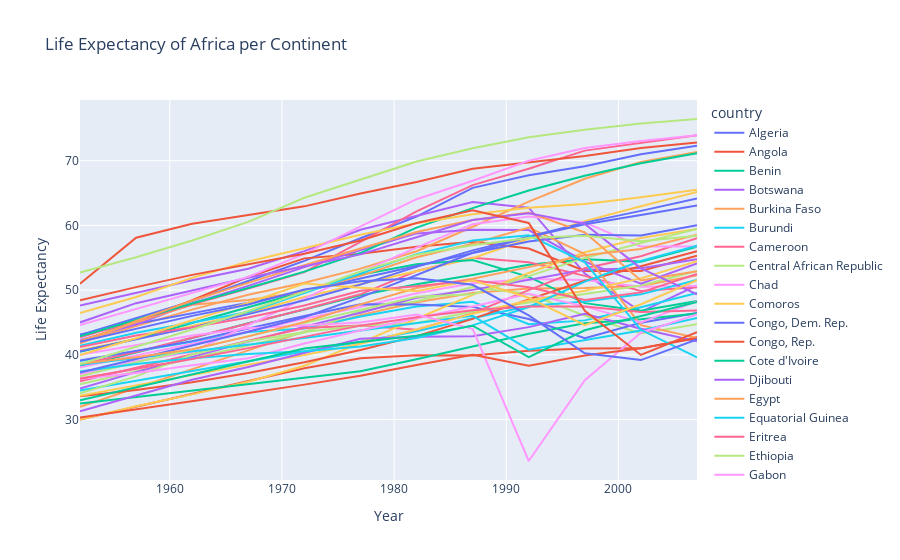

Notebook source saved alongside this figure:
### Code cell
# Now, just using the filtered dataframe above and creating a new visualization
# Because we captured the user's selection in a variable, we can use an f-string to make that selection a part of the title!

gap_filter = px.line(fil_gap, x='year', y='lifeExp', color='country', title=f'Life Expectancy of {continent_select} per Continent', 
                      labels={'year':'Year', 'lifeExp': 'Life Expectancy'})
gap_filter.show()

### Figure 1 — Plotly figure (JSON) as saved in the notebook; plotly's stock layout.template omitted (floating-point values rounded to 4 significant figures)
{"data": [{"hovertemplate": "country=Algeria<br>Year=%{x}<br>Life Expectancy=%{y}<extra></extra>", "legendgroup": "Algeria", "line": {"color": "#636efa", "dash": "solid"}, "marker": {"symbol": "circle"}, "mode": "lines", "name": "Algeria", "orientation": "v", "showlegend": true, "type": "scatter", "x": [1952, 1957, 1962, 1967, 1972, 1977, 1982, 1987, 1992, 1997, 2002, 2007], "xaxis": "x", "y": [43.08, 45.69, 48.3, 51.41, 54.52, 58.01, 61.37, 65.8, 67.74, 69.15, 70.99, 72.3], "yaxis": "y"}, {"hovertemplate": "country=Angola<br>Year=%{x}<br>Life Expectancy=%{y}<extra></extra>", "legendgroup": "Angola", "line": {"color": "#EF553B", "dash": "solid"}, "marker": {"symbol": "circle"}, "mode": "lines", "name": "Angola", "orientation": "v", "showlegend": true, "type": "scatter", "x": [1952, 1957, 1962, 1967, 1972, 1977, 1982, 1987, 1992, 1997, 2002, 2007], "xaxis": "x", "y": [30.02, 32.0, 34, 35.98, 37.93, 39.48, 39.94, 39.91, 40.65, 40.96, 41.0, 42.73], "yaxis": "y"}, {"hovertemplate": "country=Benin<br>Year=%{x}<br>Life Expectancy=%{y}<extra></extra>", "legendgroup": "Benin", "line": {"color": "#00cc96", "dash": "solid"}, "marker": {"symbol": "circle"}, "mode": "lines", "name": "Benin", "orientation": "v", "showlegend": true, "type": "scatter", "x": [1952, 1957, 1962, 1967, 1972, 1977, 1982, 1987, 1992, 1997, 2002, 2007], "xaxis": "x", "y": [38.22, 40.36, 42.62, 44.88, 47.01, 49.19, 50.9, 52.34, 53.92, 54.78, 54.41, 56.73], "yaxis": "y"}, {"hovertemplate": "country=Botswana<br>Year=%{x}<br>Life Expectancy=%{y}<extra></extra>", "legendgroup": "Botswana", "line": {"color": "#ab63fa", "dash": "solid"}, "marker": {"symbol": "circle"}, "mode": "lines", "name": "Botswana", "orientation": "v", "showlegend": true, "type": "scatter", "x": [1952, 1957, 1962, 1967, 1972, 1977, 1982, 1987, 1992, 1997, 2002, 2007], "xaxis": "x", "y": [47.62, 49.62, 51.52, 53.3, 56.02, 59.32, 61.48, 63.62, 62.74, 52.56, 46.63, 50.73], "yaxis": "y"}, {"hovertemplate": "country=Burkina Faso<br>Year=%{x}<br>Life Expectancy=%{y}<extra></extra>", "legendgroup": "Burkina Faso", "line": {"color": "#FFA15A", "dash": "solid"}, "marker": {"symbol": "circle"}, "mode": "lines", "name": "Burkina Faso", "orientation": "v", "showlegend": true, "type": "scatter", "x": [1952, 1957, 1962, 1967, 1972, 1977, 1982, 1987, 1992, 1997, 2002, 2007], "xaxis": "x", "y": [31.98, 34.91, 37.81, 40.7, 43.59, 46.14, 48.12, 49.56, 50.26, 50.32, 50.65, 52.3], "yaxis": "y"}, {"hovertemplate": "country=Burundi<br>Year=%{x}<br>Life Expectancy=%{y}<extra></extra>", "legendgroup": "Burundi", "line": {"color": "#19d3f3", "dash": "solid"}, "marker": {"symbol": "circle"}, "mode": "lines", "name": "Burundi", "orientation": "v", "showlegend": true, "type": "scatter", "x": [1952, 1957, 1962, 1967, 1972, 1977, 1982, 1987, 1992, 1997, 2002, 2007], "xaxis": "x", "y": [39.03, 40.53, 42.05, 43.55, 44.06, 45.91, 47.47, 48.21, 44.74, 45.33, 47.36, 49.58], "yaxis": "y"}, {"hovertemplate": "country=Cameroon<br>Year=%{x}<br>Life Expectancy=%{y}<extra></extra>", "legendgroup": "Cameroon", "line": {"color": "#FF6692", "dash": "solid"}, "marker": {"symbol": "circle"}, "mode": "lines", "name": "Cameroon", "orientation": "v", "showlegend": true, "type": "scatter", "x": [1952, 1957, 1962, 1967, 1972, 1977, 1982, 1987, 1992, 1997, 2002, 2007], "xaxis": "x", "y": [38.52, 40.43, 42.64, 44.8, 47.05, 49.35, 52.96, 54.98, 54.31, 52.2, 49.86, 50.43], "yaxis": "y"}, {"hovertemplate": "country=Central African Republic<br>Year=%{x}<br>Life Expectancy=%{y}<extra></extra>", "legendgroup": "Central African Republic", "line": {"color": "#B6E880", "dash": "solid"}, "marker": {"symbol": "circle"}, "mode": "lines", "name": "Central African Republic", "orientation": "v", "showlegend": true, "type": "scatter", "x": [1952, 1957, 1962, 1967, 1972, 1977, 1982, 1987, 1992, 1997, 2002, 2007], "xaxis": "x", "y": [35.46, 37.46, 39.48, 41.48, 43.46, 46.77, 48.3, 50.48, 49.4, 46.07, 43.31, 44.74], "yaxis": "y"}, {"hovertemplate": "country=Chad<br>Year=%{x}<br>Life Expectancy=%{y}<extra></extra>", "legendgroup": "Chad", "line": {"color": "#FF97FF", "dash": "solid"}, "marker": {"symbol": "circle"}, "mode": "lines", "name": "Chad", "orientation": "v", "showlegend": true, "type": "scatter", "x": [1952, 1957, 1962, 1967, 1972, 1977, 1982, 1987, 1992, 1997, 2002, 2007], "xaxis": "x", "y": [38.09, 39.88, 41.72, 43.6, 45.57, 47.38, 49.52, 51.05, 51.72, 51.57, 50.52, 50.65], "yaxis": "y"}, {"hovertemplate": "country=Comoros<br>Year=%{x}<br>Life Expectancy=%{y}<extra></extra>", "legendgroup": "Comoros", "line": {"color": "#FECB52", "dash": "solid"}, "marker": {"symbol": "circle"}, "mode": "lines", "name": "Comoros", "orientation": "v", "showlegend": true, "type": "scatter", "x": [1952, 1957, 1962, 1967, 1972, 1977, 1982, 1987, 1992, 1997, 2002, 2007], "xaxis": "x", "y": [40.72, 42.46, 44.47, 46.47, 48.94, 50.94, 52.93, 54.93, 57.94, 60.66, 62.97, 65.15], "yaxis": "y"}, {"hovertemplate": "country=Congo, Dem. Rep.<br>Year=%{x}<br>Life Expectancy=%{y}<extra></extra>", "legendgroup": "Congo, Dem. Rep.", "line": {"color": "#636efa", "dash": "solid"}, "marker": {"symbol": "circle"}, "mode": "lines", "name": "Congo, Dem. Rep.", "orientation": "v", "showlegend": true, "type": "scatter", "x": [1952, 1957, 1962, 1967, 1972, 1977, 1982, 1987, 1992, 1997, 2002, 2007], "xaxis": "x", "y": [39.14, 40.65, 42.12, 44.06, 45.99, 47.8, 47.78, 47.41, 45.55, 42.59, 44.97, 46.46], "yaxis": "y"}, {"hovertemplate": "country=Congo, Rep.<br>Year=%{x}<br>Life Expectancy=%{y}<extra></extra>", "legendgroup": "Congo, Rep.", "line": {"color": "#EF553B", "dash": "solid"}, "marker": {"symbol": "circle"}, "mode": "lines", "name": "Congo, Rep.", "orientation": "v", "showlegend": true, "type": "scatter", "x": [1952, 1957, 1962, 1967, 1972, 1977, 1982, 1987, 1992, 1997, 2002, 2007], "xaxis": "x", "y": [42.11, 45.05, 48.44, 52.04, 54.91, 55.62, 56.7, 57.47, 56.43, 52.96, 52.97, 55.32], "yaxis": "y"}, {"hovertemplate": "country=Cote d'Ivoire<br>Year=%{x}<br>Life Expectancy=%{y}<extra></extra>", "legendgroup": "Cote d'Ivoire", "line": {"color": "#00cc96", "dash": "solid"}, "marker": {"symbol": "circle"}, "mode": "lines", "name": "Cote d'Ivoire", "orientation": "v", "showlegend": true, "type": "scatter", "x": [1952, 1957, 1962, 1967, 1972, 1977, 1982, 1987, 1992, 1997, 2002, 2007], "xaxis": "x", "y": [40.48, 42.47, 44.93, 47.35, 49.8, 52.37, 53.98, 54.66, 52.04, 47.99, 46.83, 48.33], "yaxis": "y"}, {"hovertemplate": "country=Djibouti<br>Year=%{x}<br>Life Expectancy=%{y}<extra></extra>", "legendgroup": "Djibouti", "line": {"color": "#ab63fa", "dash": "solid"}, "marker": {"symbol": "circle"}, "mode": "lines", "name": "Djibouti", "orientation": "v", "showlegend": true, "type": "scatter", "x": [1952, 1957, 1962, 1967, 1972, 1977, 1982, 1987, 1992, 1997, 2002, 2007], "xaxis": "x", "y": [34.81, 37.33, 39.69, 42.07, 44.37, 46.52, 48.81, 50.04, 51.6, 53.16, 53.37, 54.79], "yaxis": "y"}, {"hovertemplate": "country=Egypt<br>Year=%{x}<br>Life Expectancy=%{y}<extra></extra>", "legendgroup": "Egypt", "line": {"color": "#FFA15A", "dash": "solid"}, "marker": {"symbol": "circle"}, "mode": "lines", "name": "Egypt", "orientation": "v", "showlegend": true, "type": "scatter", "x": [1952, 1957, 1962, 1967, 1972, 1977, 1982, 1987, 1992, 1997, 2002, 2007], "xaxis": "x", "y": [41.89, 44.44, 46.99, 49.29, 51.14, 53.32, 56.01, 59.8, 63.67, 67.22, 69.81, 71.34], "yaxis": "y"}, {"hovertemplate": "country=Equatorial Guinea<br>Year=%{x}<br>Life Expectancy=%{y}<extra></extra>", "legendgroup": "Equatorial Guinea", "line": {"color": "#19d3f3", "dash": "solid"}, "marker": {"symbol": "circle"}, "mode": "lines", "name": "Equatorial Guinea", "orientation": "v", "showlegend": true, "type": "scatter", "x": [1952, 1957, 1962, 1967, 1972, 1977, 1982, 1987, 1992, 1997, 2002, 2007], "xaxis": "x", "y": [34.48, 35.98, 37.48, 38.99, 40.52, 42.02, 43.66, 45.66, 47.55, 48.24, 49.35, 51.58], "yaxis": "y"}, {"hovertemplate": "country=Eritrea<br>Year=%{x}<br>Life Expectancy=%{y}<extra></extra>", "legendgroup": "Eritrea", "line": {"color": "#FF6692", "dash": "solid"}, "marker": {"symbol": "circle"}, "mode": "lines", "name": "Eritrea", "orientation": "v", "showlegend": true, "type": "scatter", "x": [1952, 1957, 1962, 1967, 1972, 1977, 1982, 1987, 1992, 1997, 2002, 2007], "xaxis": "x", "y": [35.93, 38.05, 40.16, 42.19, 44.14, 44.53, 43.89, 46.45, 49.99, 53.38, 55.24, 58.04], "yaxis": "y"}, {"hovertemplate": "country=Ethiopia<br>Year=%{x}<br>Life Expectancy=%{y}<extra></extra>", "legendgroup": "Ethiopia", "line": {"color": "#B6E880", "dash": "solid"}, "marker": {"symbol": "circle"}, "mode": "lines", "name": "Ethiopia", "orientation": "v", "showlegend": true, "type": "scatter", "x": [1952, 1957, 1962, 1967, 1972, 1977, 1982, 1987, 1992, 1997, 2002, 2007], "xaxis": "x", "y": [34.08, 36.67, 40.06, 42.12, 43.52, 44.51, 44.92, 46.68, 48.09, 49.4, 50.73, 52.95], "yaxis": "y"}, {"hovertemplate": "country=Gabon<br>Year=%{x}<br>Life Expectancy=%{y}<extra></extra>", "legendgroup": "Gabon", "line": {"color": "#FF97FF", "dash": "solid"}, "marker": {"symbol": "circle"}, "mode": "lines", "name": "Gabon", "orientation": "v", "showlegend": true, "type": "scatter", "x": [1952, 1957, 1962, 1967, 1972, 1977, 1982, 1987, 1992, 1997, 2002, 2007], "xaxis": "x", "y": [37.0, 39.0, 40.49, 44.6, 48.69, 52.79, 56.56, 60.19, 61.37, 60.46, 56.76, 56.73], "yaxis": "y"}, {"hovertemplate": "country=Gambia<br>Year=%{x}<br>Life Expectancy=%{y}<extra></extra>", "legendgroup": "Gambia", "line": {"color": "#FECB52", "dash": "solid"}, "marker": {"symbol": "circle"}, "mode": "lines", "name": "Gambia", "orientation": "v", "showlegend": true, "type": "scatter", "x": [1952, 1957, 1962, 1967, 1972, 1977, 1982, 1987, 1992, 1997, 2002, 2007], "xaxis": "x", "y": [30, 32.06, 33.9, 35.86, 38.31, 41.84, 45.58, 49.27, 52.64, 55.86, 58.04, 59.45], "yaxis": "y"}, {"hovertemplate": "country=Ghana<br>Year=%{x}<br>Life Expectancy=%{y}<extra></extra>", "legendgroup": "Ghana", "line": {"color": "#636efa", "dash": "solid"}, "marker": {"symbol": "circle"}, "mode": "lines", "name": "Ghana", "orientation": "v", "showlegend": true, "type": "scatter", "x": [1952, 1957, 1962, 1967, 1972, 1977, 1982, 1987, 1992, 1997, 2002, 2007], "xaxis": "x", "y": [43.15, 44.78, 46.45, 48.07, 49.88, 51.76, 53.74, 55.73, 57.5, 58.56, 58.45, 60.02], "yaxis": "y"}, {"hovertemplate": "country=Guinea<br>Year=%{x}<br>Life Expectancy=%{y}<extra></extra>", "legendgroup": "Guinea", "line": {"color": "#EF553B", "dash": "solid"}, "marker": {"symbol": "circle"}, "mode": "lines", "name": "Guinea", "orientation": "v", "showlegend": true, "type": "scatter", "x": [1952, 1957, 1962, 1967, 1972, 1977, 1982, 1987, 1992, 1997, 2002, 2007], "xaxis": "x", "y": [33.61, 34.56, 35.75, 37.2, 38.84, 40.76, 42.89, 45.55, 48.58, 51.45, 53.68, 56.01], "yaxis": "y"}, {"hovertemplate": "country=Guinea-Bissau<br>Year=%{x}<br>Life Expectancy=%{y}<extra></extra>", "legendgroup": "Guinea-Bissau", "line": {"color": "#00cc96", "dash": "solid"}, "marker": {"symbol": "circle"}, "mode": "lines", "name": "Guinea-Bissau", "orientation": "v", "showlegend": true, "type": "scatter", "x": [1952, 1957, 1962, 1967, 1972, 1977, 1982, 1987, 1992, 1997, 2002, 2007], "xaxis": "x", "y": [32.5, 33.49, 34.49, 35.49, 36.49, 37.47, 39.33, 41.24, 43.27, 44.87, 45.5, 46.39], "yaxis": "y"}, {"hovertemplate": "country=Kenya<br>Year=%{x}<br>Life Expectancy=%{y}<extra></extra>", "legendgroup": "Kenya", "line": {"color": "#ab63fa", "dash": "solid"}, "marker": {"symbol": "circle"}, "mode": "lines", "name": "Kenya", "orientation": "v", "showlegend": true, "type": "scatter", "x": [1952, 1957, 1962, 1967, 1972, 1977, 1982, 1987, 1992, 1997, 2002, 2007], "xaxis": "x", "y": [42.27, 44.69, 47.95, 50.65, 53.56, 56.16, 58.77, 59.34, 59.28, 54.41, 50.99, 54.11], "yaxis": "y"}, {"hovertemplate": "country=Lesotho<br>Year=%{x}<br>Life Expectancy=%{y}<extra></extra>", "legendgroup": "Lesotho", "line": {"color": "#FFA15A", "dash": "solid"}, "marker": {"symbol": "circle"}, "mode": "lines", "name": "Lesotho", "orientation": "v", "showlegend": true, "type": "scatter", "x": [1952, 1957, 1962, 1967, 1972, 1977, 1982, 1987, 1992, 1997, 2002, 2007], "xaxis": "x", "y": [42.14, 45.05, 47.75, 48.49, 49.77, 52.21, 55.08, 57.18, 59.69, 55.56, 44.59, 42.59], "yaxis": "y"}, {"hovertemplate": "country=Liberia<br>Year=%{x}<br>Life Expectancy=%{y}<extra></extra>", "legendgroup": "Liberia", "line": {"color": "#19d3f3", "dash": "solid"}, "marker": {"symbol": "circle"}, "mode": "lines", "name": "Liberia", "orientation": "v", "showlegend": true, "type": "scatter", "x": [1952, 1957, 1962, 1967, 1972, 1977, 1982, 1987, 1992, 1997, 2002, 2007], "xaxis": "x", "y": [38.48, 39.49, 40.5, 41.54, 42.61, 43.76, 44.85, 46.03, 40.8, 42.22, 43.75, 45.68], "yaxis": "y"}, {"hovertemplate": "country=Libya<br>Year=%{x}<br>Life Expectancy=%{y}<extra></extra>", "legendgroup": "Libya", "line": {"color": "#FF6692", "dash": "solid"}, "marker": {"symbol": "circle"}, "mode": "lines", "name": "Libya", "orientation": "v", "showlegend": true, "type": "scatter", "x": [1952, 1957, 1962, 1967, 1972, 1977, 1982, 1987, 1992, 1997, 2002, 2007], "xaxis": "x", "y": [42.72, 45.29, 47.81, 50.23, 52.77, 57.44, 62.16, 66.23, 68.75, 71.56, 72.74, 73.95], "yaxis": "y"}, {"hovertemplate": "country=Madagascar<br>Year=%{x}<br>Life Expectancy=%{y}<extra></extra>", "legendgroup": "Madagascar", "line": {"color": "#B6E880", "dash": "solid"}, "marker": {"symbol": "circle"}, "mode": "lines", "name": "Madagascar", "orientation": "v", "showlegend": true, "type": "scatter", "x": [1952, 1957, 1962, 1967, 1972, 1977, 1982, 1987, 1992, 1997, 2002, 2007], "xaxis": "x", "y": [36.68, 38.87, 40.85, 42.88, 44.85, 46.88, 48.97, 49.35, 52.21, 54.98, 57.29, 59.44], "yaxis": "y"}, {"hovertemplate": "country=Malawi<br>Year=%{x}<br>Life Expectancy=%{y}<extra></extra>", "legendgroup": "Malawi", "line": {"color": "#FF97FF", "dash": "solid"}, "marker": {"symbol": "circle"}, "mode": "lines", "name": "Malawi", "orientation": "v", "showlegend": true, "type": "scatter", "x": [1952, 1957, 1962, 1967, 1972, 1977, 1982, 1987, 1992, 1997, 2002, 2007], "xaxis": "x", "y": [36.26, 37.21, 38.41, 39.49, 41.77, 43.77, 45.64, 47.46, 49.42, 47.49, 45.01, 48.3], "yaxis": "y"}, {"hovertemplate": "country=Mali<br>Year=%{x}<br>Life Expectancy=%{y}<extra></extra>", "legendgroup": "Mali", "line": {"color": "#FECB52", "dash": "solid"}, "marker": {"symbol": "circle"}, "mode": "lines", "name": "Mali", "orientation": "v", "showlegend": true, "type": "scatter", "x": [1952, 1957, 1962, 1967, 1972, 1977, 1982, 1987, 1992, 1997, 2002, 2007], "xaxis": "x", "y": [33.69, 35.31, 36.94, 38.49, 39.98, 41.71, 43.92, 46.36, 48.39, 49.9, 51.82, 54.47], "yaxis": "y"}, {"hovertemplate": "country=Mauritania<br>Year=%{x}<br>Life Expectancy=%{y}<extra></extra>", "legendgroup": "Mauritania", "line": {"color": "#636efa", "dash": "solid"}, "marker": {"symbol": "circle"}, "mode": "lines", "name": "Mauritania", "orientation": "v", "showlegend": true, "type": "scatter", "x": [1952, 1957, 1962, 1967, 1972, 1977, 1982, 1987, 1992, 1997, 2002, 2007], "xaxis": "x", "y": [40.54, 42.34, 44.25, 46.29, 48.44, 50.85, 53.6, 56.15, 58.33, 60.43, 62.25, 64.16], "yaxis": "y"}, {"hovertemplate": "country=Mauritius<br>Year=%{x}<br>Life Expectancy=%{y}<extra></extra>", "legendgroup": "Mauritius", "line": {"color": "#EF553B", "dash": "solid"}, "marker": {"symbol": "circle"}, "mode": "lines", "name": "Mauritius", "orientation": "v", "showlegend": true, "type": "scatter", "x": [1952, 1957, 1962, 1967, 1972, 1977, 1982, 1987, 1992, 1997, 2002, 2007], "xaxis": "x", "y": [50.99, 58.09, 60.25, 61.56, 62.94, 64.93, 66.71, 68.74, 69.75, 70.74, 71.95, 72.8], "yaxis": "y"}, {"hovertemplate": "country=Morocco<br>Year=%{x}<br>Life Expectancy=%{y}<extra></extra>", "legendgroup": "Morocco", "line": {"color": "#00cc96", "dash": "solid"}, "marker": {"symbol": "circle"}, "mode": "lines", "name": "Morocco", "orientation": "v", "showlegend": true, "type": "scatter", "x": [1952, 1957, 1962, 1967, 1972, 1977, 1982, 1987, 1992, 1997, 2002, 2007], "xaxis": "x", "y": [42.87, 45.42, 47.92, 50.34, 52.86, 55.73, 59.65, 62.68, 65.39, 67.66, 69.61, 71.16], "yaxis": "y"}, {"hovertemplate": "country=Mozambique<br>Year=%{x}<br>Life Expectancy=%{y}<extra></extra>", "legendgroup": "Mozambique", "line": {"color": "#ab63fa", "dash": "solid"}, "marker": {"symbol": "circle"}, "mode": "lines", "name": "Mozambique", "orientation": "v", "showlegend": true, "type": "scatter", "x": [1952, 1957, 1962, 1967, 1972, 1977, 1982, 1987, 1992, 1997, 2002, 2007], "xaxis": "x", "y": [31.29, 33.78, 36.16, 38.11, 40.33, 42.49, 42.8, 42.86, 44.28, 46.34, 44.03, 42.08], "yaxis": "y"}, {"hovertemplate": "country=Namibia<br>Year=%{x}<br>Life Expectancy=%{y}<extra></extra>", "legendgroup": "Namibia", "line": {"color": "#FFA15A", "dash": "solid"}, "marker": {"symbol": "circle"}, "mode": "lines", "name": "Namibia", "orientation": "v", "showlegend": true, "type": "scatter", "x": [1952, 1957, 1962, 1967, 1972, 1977, 1982, 1987, 1992, 1997, 2002, 2007], "xaxis": "x", "y": [41.73, 45.23, 48.39, 51.16, 53.87, 56.44, 58.97, 60.84, 62.0, 58.91, 51.48, 52.91], "yaxis": "y"}, {"hovertemplate": "country=Niger<br>Year=%{x}<br>Life Expectancy=%{y}<extra></extra>", "legendgroup": "Niger", "line": {"color": "#19d3f3", "dash": "solid"}, "marker": {"symbol": "circle"}, "mode": "lines", "name": "Niger", "orientation": "v", "showlegend": true, "type": "scatter", "x": [1952, 1957, 1962, 1967, 1972, 1977, 1982, 1987, 1992, 1997, 2002, 2007], "xaxis": "x", "y": [37.44, 38.6, 39.49, 40.12, 40.55, 41.29, 42.6, 44.55, 47.39, 51.31, 54.5, 56.87], "yaxis": "y"}, {"hovertemplate": "country=Nigeria<br>Year=%{x}<br>Life Expectancy=%{y}<extra></extra>", "legendgroup": "Nigeria", "line": {"color": "#FF6692", "dash": "solid"}, "marker": {"symbol": "circle"}, "mode": "lines", "name": "Nigeria", "orientation": "v", "showlegend": true, "type": "scatter", "x": [1952, 1957, 1962, 1967, 1972, 1977, 1982, 1987, 1992, 1997, 2002, 2007], "xaxis": "x", "y": [36.32, 37.8, 39.36, 41.04, 42.82, 44.51, 45.83, 46.89, 47.47, 47.46, 46.61, 46.86], "yaxis": "y"}, {"hovertemplate": "country=Reunion<br>Year=%{x}<br>Life Expectancy=%{y}<extra></extra>", "legendgroup": "Reunion", "line": {"color": "#B6E880", "dash": "solid"}, "marker": {"symbol": "circle"}, "mode": "lines", "name": "Reunion", "orientation": "v", "showlegend": true, "type": "scatter", "x": [1952, 1957, 1962, 1967, 1972, 1977, 1982, 1987, 1992, 1997, 2002, 2007], "xaxis": "x", "y": [52.72, 55.09, 57.67, 60.54, 64.27, 67.06, 69.89, 71.91, 73.61, 74.77, 75.74, 76.44], "yaxis": "y"}, {"hovertemplate": "country=Rwanda<br>Year=%{x}<br>Life Expectancy=%{y}<extra></extra>", "legendgroup": "Rwanda", "line": {"color": "#FF97FF", "dash": "solid"}, "marker": {"symbol": "circle"}, "mode": "lines", "name": "Rwanda", "orientation": "v", "showlegend": true, "type": "scatter", "x": [1952, 1957, 1962, 1967, 1972, 1977, 1982, 1987, 1992, 1997, 2002, 2007], "xaxis": "x", "y": [40, 41.5, 43, 44.1, 44.6, 45, 46.22, 44.02, 23.6, 36.09, 43.41, 46.24], "yaxis": "y"}, {"hovertemplate": "country=Sao Tome and Principe<br>Year=%{x}<br>Life Expectancy=%{y}<extra></extra>", "legendgroup": "Sao Tome and Principe", "line": {"color": "#FECB52", "dash": "solid"}, "marker": {"symbol": "circle"}, "mode": "lines", "name": "Sao Tome and Principe", "orientation": "v", "showlegend": true, "type": "scatter", "x": [1952, 1957, 1962, 1967, 1972, 1977, 1982, 1987, 1992, 1997, 2002, 2007], "xaxis": "x", "y": [46.47, 48.95, 51.89, 54.42, 56.48, 58.55, 60.35, 61.73, 62.74, 63.31, 64.34, 65.53], "yaxis": "y"}, {"hovertemplate": "country=Senegal<br>Year=%{x}<br>Life Expectancy=%{y}<extra></extra>", "legendgroup": "Senegal", "line": {"color": "#636efa", "dash": "solid"}, "marker": {"symbol": "circle"}, "mode": "lines", "name": "Senegal", "orientation": "v", "showlegend": true, "type": "scatter", "x": [1952, 1957, 1962, 1967, 1972, 1977, 1982, 1987, 1992, 1997, 2002, 2007], "xaxis": "x", "y": [37.28, 39.33, 41.45, 43.56, 45.81, 48.88, 52.38, 55.77, 58.2, 60.19, 61.6, 63.06], "yaxis": "y"}, {"hovertemplate": "country=Sierra Leone<br>Year=%{x}<br>Life Expectancy=%{y}<extra></extra>", "legendgroup": "Sierra Leone", "line": {"color": "#EF553B", "dash": "solid"}, "marker": {"symbol": "circle"}, "mode": "lines", "name": "Sierra Leone", "orientation": "v", "showlegend": true, "type": "scatter", "x": [1952, 1957, 1962, 1967, 1972, 1977, 1982, 1987, 1992, 1997, 2002, 2007], "xaxis": "x", "y": [30.33, 31.57, 32.77, 34.11, 35.4, 36.79, 38.45, 40.01, 38.33, 39.9, 41.01, 42.57], "yaxis": "y"}, {"hovertemplate": "country=Somalia<br>Year=%{x}<br>Life Expectancy=%{y}<extra></extra>", "legendgroup": "Somalia", "line": {"color": "#00cc96", "dash": "solid"}, "marker": {"symbol": "circle"}, "mode": "lines", "name": "Somalia", "orientation": "v", "showlegend": true, "type": "scatter", "x": [1952, 1957, 1962, 1967, 1972, 1977, 1982, 1987, 1992, 1997, 2002, 2007], "xaxis": "x", "y": [32.98, 34.98, 36.98, 38.98, 40.97, 41.97, 42.95, 44.5, 39.66, 43.8, 45.94, 48.16], "yaxis": "y"}, {"hovertemplate": "country=South Africa<br>Year=%{x}<br>Life Expectancy=%{y}<extra></extra>", "legendgroup": "South Africa", "line": {"color": "#ab63fa", "dash": "solid"}, "marker": {"symbol": "circle"}, "mode": "lines", "name": "South Africa", "orientation": "v", "showlegend": true, "type": "scatter", "x": [1952, 1957, 1962, 1967, 1972, 1977, 1982, 1987, 1992, 1997, 2002, 2007], "xaxis": "x", "y": [45.01, 47.98, 49.95, 51.93, 53.7, 55.53, 58.16, 60.83, 61.89, 60.24, 53.37, 49.34], "yaxis": "y"}, {"hovertemplate": "country=Sudan<br>Year=%{x}<br>Life Expectancy=%{y}<extra></extra>", "legendgroup": "Sudan", "line": {"color": "#FFA15A", "dash": "solid"}, "marker": {"symbol": "circle"}, "mode": "lines", "name": "Sudan", "orientation": "v", "showlegend": true, "type": "scatter", "x": [1952, 1957, 1962, 1967, 1972, 1977, 1982, 1987, 1992, 1997, 2002, 2007], "xaxis": "x", "y": [38.63, 39.62, 40.87, 42.86, 45.08, 47.8, 50.34, 51.74, 53.56, 55.37, 56.37, 58.56], "yaxis": "y"}, {"hovertemplate": "country=Swaziland<br>Year=%{x}<br>Life Expectancy=%{y}<extra></extra>", "legendgroup": "Swaziland", "line": {"color": "#19d3f3", "dash": "solid"}, "marker": {"symbol": "circle"}, "mode": "lines", "name": "Swaziland", "orientation": "v", "showlegend": true, "type": "scatter", "x": [1952, 1957, 1962, 1967, 1972, 1977, 1982, 1987, 1992, 1997, 2002, 2007], "xaxis": "x", "y": [41.41, 43.42, 44.99, 46.63, 49.55, 52.54, 55.56, 57.68, 58.47, 54.29, 43.87, 39.61], "yaxis": "y"}, {"hovertemplate": "country=Tanzania<br>Year=%{x}<br>Life Expectancy=%{y}<extra></extra>", "legendgroup": "Tanzania", "line": {"color": "#FF6692", "dash": "solid"}, "marker": {"symbol": "circle"}, "mode": "lines", "name": "Tanzania", "orientation": "v", "showlegend": true, "type": "scatter", "x": [1952, 1957, 1962, 1967, 1972, 1977, 1982, 1987, 1992, 1997, 2002, 2007], "xaxis": "x", "y": [41.22, 42.97, 44.25, 45.76, 47.62, 49.92, 50.61, 51.53, 50.44, 48.47, 49.65, 52.52], "yaxis": "y"}, {"hovertemplate": "country=Togo<br>Year=%{x}<br>Life Expectancy=%{y}<extra></extra>", "legendgroup": "Togo", "line": {"color": "#B6E880", "dash": "solid"}, "marker": {"symbol": "circle"}, "mode": "lines", "name": "Togo", "orientation": "v", "showlegend": true, "type": "scatter", "x": [1952, 1957, 1962, 1967, 1972, 1977, 1982, 1987, 1992, 1997, 2002, 2007], "xaxis": "x", "y": [38.6, 41.21, 43.92, 46.77, 49.76, 52.89, 55.47, 56.94, 58.06, 58.39, 57.56, 58.42], "yaxis": "y"}, {"hovertemplate": "country=Tunisia<br>Year=%{x}<br>Life Expectancy=%{y}<extra></extra>", "legendgroup": "Tunisia", "line": {"color": "#FF97FF", "dash": "solid"}, "marker": {"symbol": "circle"}, "mode": "lines", "name": "Tunisia", "orientation": "v", "showlegend": true, "type": "scatter", "x": [1952, 1957, 1962, 1967, 1972, 1977, 1982, 1987, 1992, 1997, 2002, 2007], "xaxis": "x", "y": [44.6, 47.1, 49.58, 52.05, 55.6, 59.84, 64.05, 66.89, 70.0, 71.97, 73.04, 73.92], "yaxis": "y"}, {"hovertemplate": "country=Uganda<br>Year=%{x}<br>Life Expectancy=%{y}<extra></extra>", "legendgroup": "Uganda", "line": {"color": "#FECB52", "dash": "solid"}, "marker": {"symbol": "circle"}, "mode": "lines", "name": "Uganda", "orientation": "v", "showlegend": true, "type": "scatter", "x": [1952, 1957, 1962, 1967, 1972, 1977, 1982, 1987, 1992, 1997, 2002, 2007], "xaxis": "x", "y": [39.98, 42.57, 45.34, 48.05, 51.02, 50.35, 49.85, 51.51, 48.83, 44.58, 47.81, 51.54], "yaxis": "y"}, {"hovertemplate": "country=Zambia<br>Year=%{x}<br>Life Expectancy=%{y}<extra></extra>", "legendgroup": "Zambia", "line": {"color": "#636efa", "dash": "solid"}, "marker": {"symbol": "circle"}, "mode": "lines", "name": "Zambia", "orientation": "v", "showlegend": true, "type": "scatter", "x": [1952, 1957, 1962, 1967, 1972, 1977, 1982, 1987, 1992, 1997, 2002, 2007], "xaxis": "x", "y": [42.04, 44.08, 46.02, 47.77, 50.11, 51.39, 51.82, 50.82, 46.1, 40.24, 39.19, 42.38], "yaxis": "y"}, {"hovertemplate": "country=Zimbabwe<br>Year=%{x}<br>Life Expectancy=%{y}<extra></extra>", "legendgroup": "Zimbabwe", "line": {"color": "#EF553B", "dash": "solid"}, "marker": {"symbol": "circle"}, "mode": "lines", "name": "Zimbabwe", "orientation": "v", "showlegend": true, "type": "scatter", "x": [1952, 1957, 1962, 1967, 1972, 1977, 1982, 1987, 1992, 1997, 2002, 2007], "xaxis": "x", "y": [48.45, 50.47, 52.36, 53.99, 55.63, 57.67, 60.36, 62.35, 60.38, 46.81, 39.99, 43.49], "yaxis": "y"}], "layout": {"legend": {"title": {"text": "country"}, "tracegroupgap": 0}, "title": {"text": "Life Expectancy of Africa per Continent"}, "xaxis": {"anchor": "y", "domain": [0, 1], "title": {"text": "Year"}}, "yaxis": {"anchor": "x", "domain": [0, 1], "title": {"text": "Life Expectancy"}}}}
